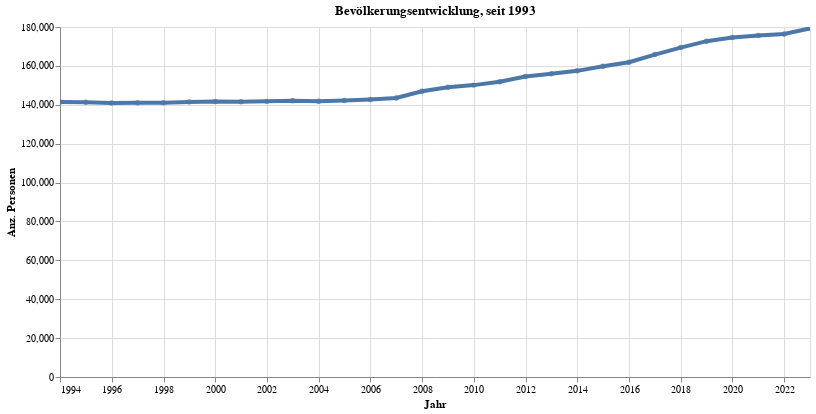

The notebook cell this image was saved under:
### Code cell
myTitle="Bevölkerungsentwicklung, seit "+str(data2betested.index.year.min())

highlight = alt.selection(type='single', on='mouseover',
                          fields=['sum_WBev'], nearest=True)
#x='date:StichtagDatJahr',
base = alt.Chart(myAggAll.reset_index().query('sum_WBev>30'), title=myTitle).encode(
    x=alt.X('StichtagDatJahr', axis=alt.Axis(title='Jahr'))# , axis=alt.Axis(format='%', title='percentage')
    , y=alt.X('sum_WBev', axis=alt.Axis(title='Anz. Personen'))
    #, color=alt.Color('QuarLang', legend=alt.Legend(title="Altersgruppen", orient="right"))  
    ,tooltip=['StichtagDatJahr','sum_WBev']    
)
points = base.mark_circle().encode(
    opacity=alt.value(0.75)
).add_selection(
    highlight
).properties(
    width=750 , height=350
)
lines = base.mark_line().encode(
    size=alt.condition(~highlight, alt.value(0.5), alt.value(4))
).interactive()

lines + points

### Figure 1 — Vega-Lite specification as saved in the notebook (floating-point values rounded to 4 significant figures)
{"config": {"view": {"continuousWidth": 400, "continuousHeight": 300}}, "layer": [{"mark": "line", "encoding": {"size": {"condition": {"value": 0.5, "selection": {"not": "selector001"}}, "value": 4}, "tooltip": [{"type": "temporal", "field": "StichtagDatJahr"}, {"type": "quantitative", "field": "sum_WBev"}], "x": {"type": "temporal", "axis": {"title": "Jahr"}, "field": "StichtagDatJahr"}, "y": {"type": "quantitative", "axis": {"title": "Anz. Personen"}, "field": "sum_WBev"}}, "selection": {"selector002": {"type": "interval", "bind": "scales", "encodings": ["x", "y"]}}, "title": "Bevölkerungsentwicklung, seit 1993"}, {"mark": "circle", "encoding": {"opacity": {"value": 0.75}, "tooltip": [{"type": "temporal", "field": "StichtagDatJahr"}, {"type": "quantitative", "field": "sum_WBev"}], "x": {"type": "temporal", "axis": {"title": "Jahr"}, "field": "StichtagDatJahr"}, "y": {"type": "quantitative", "axis": {"title": "Anz. Personen"}, "field": "sum_WBev"}}, "height": 350, "selection": {"selector001": {"type": "single", "on": "mouseover", "fields": ["sum_WBev"], "nearest": true}}, "title": "Bevölkerungsentwicklung, seit 1993", "width": 750}], "data": {"name": "data-6c3a7149da6d6c6eb38a15bb5366120f"}, "$schema": "https://vega.github.io/schema/vega-lite/v4.8.1.json", "datasets": {"data-6c3a7149da6d6c6eb38a15bb5366120f": [{"StichtagDatJahr": "2022-12-31T00:00:00", "ZEIT_lang": "2022-12-31T00:00:00", "ZEIT_code": "Z31122022", "sum_WBev": 179300.0}, {"StichtagDatJahr": "2021-12-31T00:00:00", "ZEIT_lang": "2021-12-31T00:00:00", "ZEIT_code": "Z31122021", "sum_WBev": 176400.0}, {"StichtagDatJahr": "2020-12-31T00:00:00", "ZEIT_lang": "2020-12-31T00:00:00", "ZEIT_code": "Z31122020", "sum_WBev": 175700.0}, {"StichtagDatJahr": "2019-12-31T00:00:00", "ZEIT_lang": "2019-12-31T00:00:00", "ZEIT_code": "Z31122019", "sum_WBev": 174600.0}, {"StichtagDatJahr": "2018-12-31T00:00:00", "ZEIT_lang": "2018-12-31T00:00:00", "ZEIT_code": "Z31122018", "sum_WBev": 172700.0}, {"StichtagDatJahr": "2017-12-31T00:00:00", "ZEIT_lang": "2017-12-31T00:00:00", "ZEIT_code": "Z31122017", "sum_WBev": 169400.0}, {"StichtagDatJahr": "2016-12-31T00:00:00", "ZEIT_lang": "2016-12-31T00:00:00", "ZEIT_code": "Z31122016", "sum_WBev": 165800.0}, {"StichtagDatJahr": "2015-12-31T00:00:00", "ZEIT_lang": "2015-12-31T00:00:00", "ZEIT_code": "Z31122015", "sum_WBev": 161900.0}, {"StichtagDatJahr": "2014-12-31T00:00:00", "ZEIT_lang": "2014-12-31T00:00:00", "ZEIT_code": "Z31122014", "sum_WBev": 159800.0}, {"StichtagDatJahr": "2013-12-31T00:00:00", "ZEIT_lang": "2013-12-31T00:00:00", "ZEIT_code": "Z31122013", "sum_WBev": 157400.0}, {"StichtagDatJahr": "2012-12-31T00:00:00", "ZEIT_lang": "2012-12-31T00:00:00", "ZEIT_code": "Z31122012", "sum_WBev": 156000.0}, {"StichtagDatJahr": "2011-12-31T00:00:00", "ZEIT_lang": "2011-12-31T00:00:00", "ZEIT_code": "Z31122011", "sum_WBev": 154500.0}, {"StichtagDatJahr": "2010-12-31T00:00:00", "ZEIT_lang": "2010-12-31T00:00:00", "ZEIT_code": "Z31122010", "sum_WBev": 151800.0}, {"StichtagDatJahr": "2009-12-31T00:00:00", "ZEIT_lang": "2009-12-31T00:00:00", "ZEIT_code": "Z31122009", "sum_WBev": 150100.0}, {"StichtagDatJahr": "2008-12-31T00:00:00", "ZEIT_lang": "2008-12-31T00:00:00", "ZEIT_code": "Z31122008", "sum_WBev": 149000.0}, {"StichtagDatJahr": "2007-12-31T00:00:00", "ZEIT_lang": "2007-12-31T00:00:00", "ZEIT_code": "Z31122007", "sum_WBev": 146900.0}, {"StichtagDatJahr": "2006-12-31T00:00:00", "ZEIT_lang": "2006-12-31T00:00:00", "ZEIT_code": "Z31122006", "sum_WBev": 143500.0}, {"StichtagDatJahr": "2005-12-31T00:00:00", "ZEIT_lang": "2005-12-31T00:00:00", "ZEIT_code": "Z31122005", "sum_WBev": 142800.0}, {"StichtagDatJahr": "2004-12-31T00:00:00", "ZEIT_lang": "2004-12-31T00:00:00", "ZEIT_code": "Z31122004", "sum_WBev": 142200.0}, {"StichtagDatJahr": "2003-12-31T00:00:00", "ZEIT_lang": "2003-12-31T00:00:00", "ZEIT_code": "Z31122003", "sum_WBev": 141800.0}, {"StichtagDatJahr": "2002-12-31T00:00:00", "ZEIT_lang": "2002-12-31T00:00:00", "ZEIT_code": "Z31122002", "sum_WBev": 142100.0}, {"StichtagDatJahr": "2001-12-31T00:00:00", "ZEIT_lang": "2001-12-31T00:00:00", "ZEIT_code": "Z31122001", "sum_WBev": 141800.0}, {"StichtagDatJahr": "2000-12-31T00:00:00", "ZEIT_lang": "2000-12-31T00:00:00", "ZEIT_code": "Z31122000", "sum_WBev": 141500.0}, {"StichtagDatJahr": "1999-12-31T00:00:00", "ZEIT_lang": "1999-12-31T00:00:00", "ZEIT_code": "Z31121999", "sum_WBev": 141700.0}, {"StichtagDatJahr": "1998-12-31T00:00:00", "ZEIT_lang": "1998-12-31T00:00:00", "ZEIT_code": "Z31121998", "sum_WBev": 141500.0}, {"StichtagDatJahr": "1997-12-31T00:00:00", "ZEIT_lang": "1997-12-31T00:00:00", "ZEIT_code": "Z31121997", "sum_WBev": 141000.0}, {"StichtagDatJahr": "1996-12-31T00:00:00", "ZEIT_lang": "1996-12-31T00:00:00", "ZEIT_code": "Z31121996", "sum_WBev": 141000.0}, {"StichtagDatJahr": "1995-12-31T00:00:00", "ZEIT_lang": "1995-12-31T00:00:00", "ZEIT_code": "Z31121995", "sum_WBev": 141000.0}, {"StichtagDatJahr": "1994-12-31T00:00:00", "ZEIT_lang": "1994-12-31T00:00:00", "ZEIT_code": "Z31121994", "sum_WBev": 141300.0}, {"StichtagDatJahr": "1993-12-31T00:00:00", "ZEIT_lang": "1993-12-31T00:00:00", "ZEIT_code": "Z31121993", "sum_WBev": 141400.0}]}}
